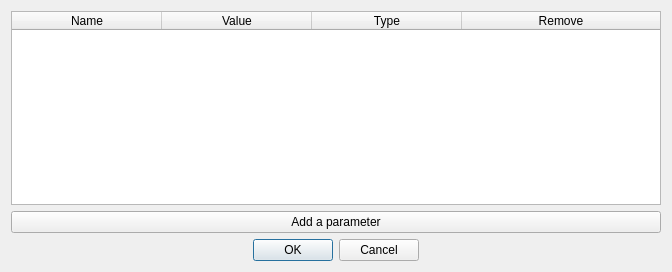
<?xml version="1.0" encoding="UTF-8"?>
<ui version="4.0">
 <class>ScriptParametersDialog</class>
 <widget class="QDialog" name="ScriptParametersDialog">
  <property name="geometry">
   <rect>
    <x>0</x>
    <y>0</y>
    <width>672</width>
    <height>272</height>
   </rect>
  </property>
  <property name="windowTitle">
   <string>Script parameters</string>
  </property>
  <property name="windowIcon">
   <iconset resource="actiona.qrc">
    <normaloff>:/icons/text.png</normaloff>:/icons/text.png</iconset>
  </property>
  <layout class="QVBoxLayout" name="verticalLayout">
   <item>
    <widget class="QTableWidget" name="parameterTable">
     <attribute name="horizontalHeaderDefaultSectionSize">
      <number>150</number>
     </attribute>
     <attribute name="horizontalHeaderHighlightSections">
      <bool>false</bool>
     </attribute>
     <attribute name="horizontalHeaderStretchLastSection">
      <bool>true</bool>
     </attribute>
     <attribute name="verticalHeaderVisible">
      <bool>false</bool>
     </attribute>
     <attribute name="verticalHeaderHighlightSections">
      <bool>false</bool>
     </attribute>
     <column>
      <property name="text">
       <string>Name</string>
      </property>
     </column>
     <column>
      <property name="text">
       <string>Value</string>
      </property>
     </column>
     <column>
      <property name="text">
       <string>Type</string>
      </property>
     </column>
     <column>
      <property name="text">
       <string>Remove</string>
      </property>
     </column>
    </widget>
   </item>
   <item>
    <widget class="QPushButton" name="addParameter">
     <property name="text">
      <string>Add a parameter</string>
     </property>
    </widget>
   </item>
   <item>
    <widget class="QDialogButtonBox" name="buttonBox">
     <property name="standardButtons">
      <set>QDialogButtonBox::Cancel|QDialogButtonBox::Ok</set>
     </property>
     <property name="centerButtons">
      <bool>true</bool>
     </property>
    </widget>
   </item>
  </layout>
 </widget>
 <resources>
  <include location="actiona.qrc"/>
 </resources>
 <connections>
  <connection>
   <sender>buttonBox</sender>
   <signal>accepted()</signal>
   <receiver>ScriptParametersDialog</receiver>
   <slot>accept()</slot>
   <hints>
    <hint type="sourcelabel">
     <x>219</x>
     <y>212</y>
    </hint>
    <hint type="destinationlabel">
     <x>157</x>
     <y>138</y>
    </hint>
   </hints>
  </connection>
  <connection>
   <sender>buttonBox</sender>
   <signal>rejected()</signal>
   <receiver>ScriptParametersDialog</receiver>
   <slot>reject()</slot>
   <hints>
    <hint type="sourcelabel">
     <x>304</x>
     <y>212</y>
    </hint>
    <hint type="destinationlabel">
     <x>289</x>
     <y>139</y>
    </hint>
   </hints>
  </connection>
 </connections>
</ui>
